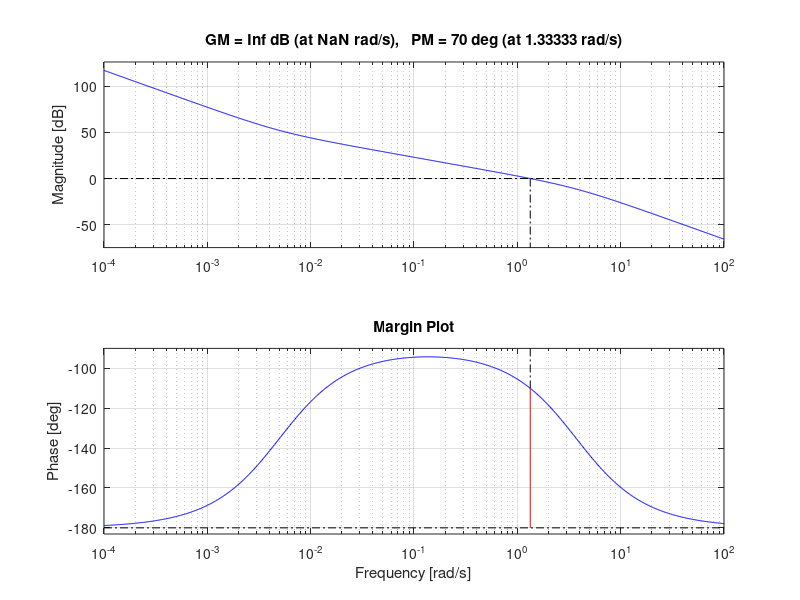

Reproduce this figure in MATLAB.
clc;
clear;
close all;

m = 0.11;
R = 0.015;
d = 0.03;
g = -9.8;
L_beam = 1.0;
I = 9.99e-6;

Kp = -(m*g*d/L_beam)/(I/R^2 + m);

s = tf('s');
G = Kp/s^2;

Ts_req = 3;
wc = 4/Ts_req;
PM_req = 70;

magG_wc = Kp/wc^2;

zc = 0.005;
pc = wc/tand(atand(wc/zc) - PM_req);

Dc = (s+zc)/(s+pc);

attn = abs((1j*wc+zc)/(1j*wc+pc));

K = 1/(magG_wc*attn);

Dcl = K*Dc;
Lol = Dcl*G;

disp('================================================');
disp('DEBUG VALUES');
disp('================================================');
fprintf('pc   = %.6f\n',pc);
fprintf('attn = %.6f\n',attn);
fprintf('K    = %.6f\n',K);

disp(' ');
disp('Transfer Function Lol:')
Lol

disp(' ');
disp('Poles:')
pole(Lol)

disp(' ');
disp('Zeros:')
zero(Lol)

disp(' ');
disp('Calling margin...')

try
    [Gm,Pm,Wcg,Wcp] = margin(Lol);

    disp('margin completed successfully')

    fprintf('Gm  = %f\n',Gm);
    fprintf('Pm  = %f\n',Pm);
    fprintf('Wcg = %f\n',Wcg);
    fprintf('Wcp = %f\n',Wcp);

catch ME

    disp('ERROR OCCURRED INSIDE margin()')
    disp(ME.message)

end

disp(' ');
disp('Calling allmargin...')

try

    M = allmargin(Lol);

    disp('allmargin completed successfully')
    disp(M)

catch ME

    disp('ERROR OCCURRED INSIDE allmargin()')
    disp(ME.message)

end

figure;
margin(Lol);
grid on;
title('Margin Plot');

disp('Finished script.')
